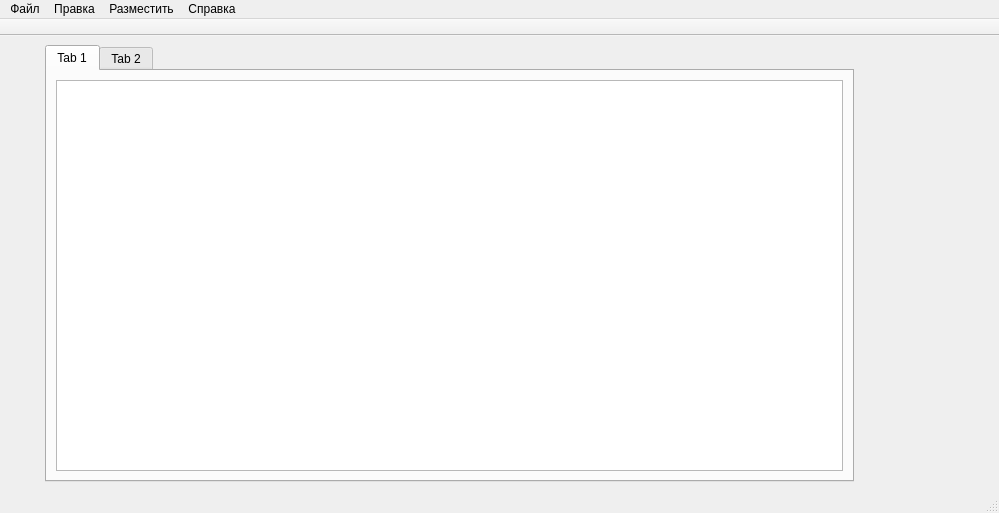
<?xml version="1.0" encoding="UTF-8"?>
<ui version="4.0">
 <class>MainWindow</class>
 <widget class="QMainWindow" name="MainWindow">
  <property name="geometry">
   <rect>
    <x>0</x>
    <y>0</y>
    <width>999</width>
    <height>513</height>
   </rect>
  </property>
  <property name="windowTitle">
   <string>MainWindow</string>
  </property>
  <property name="styleSheet">
   <string notr="true"/>
  </property>
  <widget class="QWidget" name="centralwidget">
   <layout class="QGridLayout" name="gridLayout">
    <item row="0" column="0">
     <widget class="QTabWidget" name="tabCases">
      <property name="currentIndex">
       <number>0</number>
      </property>
      <widget class="QWidget" name="tab">
       <attribute name="title">
        <string>Tab 1</string>
       </attribute>
       <layout class="QGridLayout" name="gridLayout_2">
        <item row="0" column="0">
         <widget class="QGraphicsView" name="graphicsView">
          <property name="verticalScrollBarPolicy">
           <enum>Qt::ScrollBarAsNeeded</enum>
          </property>
          <property name="horizontalScrollBarPolicy">
           <enum>Qt::ScrollBarAsNeeded</enum>
          </property>
          <property name="interactive">
           <bool>true</bool>
          </property>
         </widget>
        </item>
       </layout>
      </widget>
      <widget class="QWidget" name="tab_2">
       <attribute name="title">
        <string>Tab 2</string>
       </attribute>
      </widget>
     </widget>
    </item>
   </layout>
  </widget>
  <widget class="QMenuBar" name="menubar">
   <property name="geometry">
    <rect>
     <x>0</x>
     <y>0</y>
     <width>999</width>
     <height>26</height>
    </rect>
   </property>
   <widget class="QMenu" name="file">
    <property name="title">
     <string>Файл</string>
    </property>
   </widget>
   <widget class="QMenu" name="redact">
    <property name="title">
     <string>Правка</string>
    </property>
   </widget>
   <widget class="QMenu" name="place">
    <property name="title">
     <string>Разместить</string>
    </property>
   </widget>
   <widget class="QMenu" name="menu_4">
    <property name="title">
     <string>Справка</string>
    </property>
   </widget>
   <addaction name="file"/>
   <addaction name="redact"/>
   <addaction name="place"/>
   <addaction name="menu_4"/>
  </widget>
  <widget class="QToolBar" name="toolBar">
   <property name="windowTitle">
    <string>toolBar</string>
   </property>
   <property name="movable">
    <bool>false</bool>
   </property>
   <property name="allowedAreas">
    <set>Qt::TopToolBarArea</set>
   </property>
   <property name="iconSize">
    <size>
     <width>30</width>
     <height>30</height>
    </size>
   </property>
   <attribute name="toolBarArea">
    <enum>TopToolBarArea</enum>
   </attribute>
   <attribute name="toolBarBreak">
    <bool>false</bool>
   </attribute>
  </widget>
  <widget class="QDockWidget" name="dockProperties">
   <property name="minimumSize">
    <size>
     <width>130</width>
     <height>120</height>
    </size>
   </property>
   <property name="maximumSize">
    <size>
     <width>130</width>
     <height>524287</height>
    </size>
   </property>
   <property name="features">
    <set>QDockWidget::NoDockWidgetFeatures</set>
   </property>
   <property name="windowTitle">
    <string/>
   </property>
   <attribute name="dockWidgetArea">
    <number>2</number>
   </attribute>
   <widget class="QWidget" name="dockWidgetContents"/>
  </widget>
  <widget class="QStatusBar" name="statusBar"/>
  <widget class="QDockWidget" name="dockSubjects">
   <property name="minimumSize">
    <size>
     <width>30</width>
     <height>120</height>
    </size>
   </property>
   <property name="maximumSize">
    <size>
     <width>30</width>
     <height>524287</height>
    </size>
   </property>
   <property name="features">
    <set>QDockWidget::NoDockWidgetFeatures</set>
   </property>
   <attribute name="dockWidgetArea">
    <number>1</number>
   </attribute>
   <widget class="QWidget" name="dockWidgetContents_2"/>
  </widget>
 </widget>
 <resources/>
 <connections/>
</ui>
